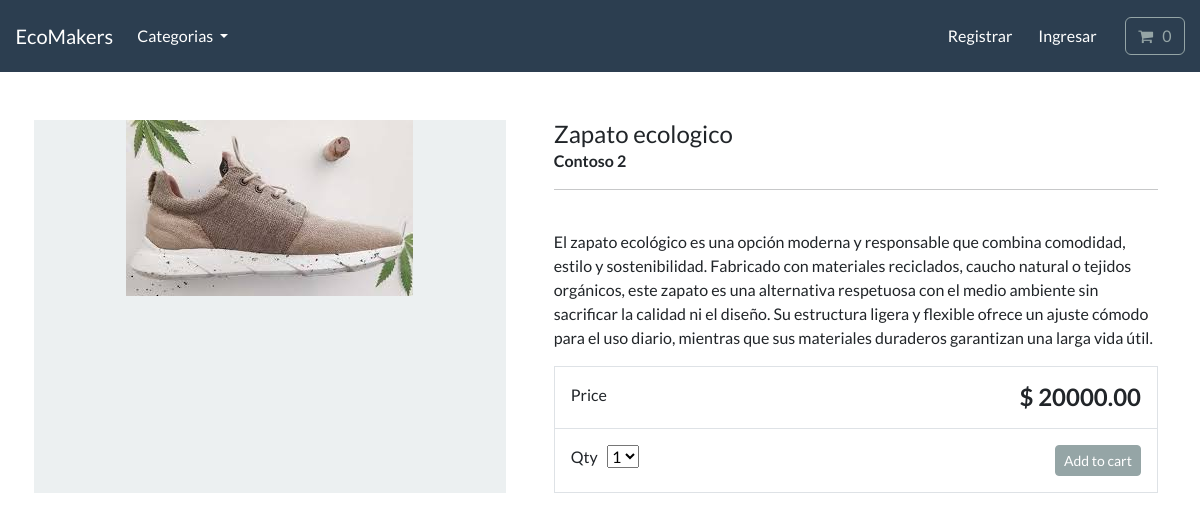
The page /product/zapato-ecologico/ on the database its author committed.
### store/models.py (models this page shows, shortened)
class Product(models.Model):
    category = models.ForeignKey(Category, related_name='product', on_delete=models.CASCADE, null=True)
    title = models.CharField(max_length=250)
    brand = models.CharField(max_length=250, default='un-branded')
    description = models.TextField(blank=True)
    slug = models.SlugField(max_length=255)
    price = models.DecimalField(max_digits=7, decimal_places=2)
    image = models.ImageField(upload_to='images/')
    class Meta:
        verbose_name_plural = 'products'

### store/views.py (the view)
# urls.py: path('product/<slug:product_slug>/',views.product_info, name='product-info'),
def product_info(request, product_slug):
    product = get_object_or_404(Product, slug=product_slug)
    context = {'product':product}
    return render(request, 'store/product-info.html', context)

### cart/cart.py (called while the page is built)
    def __len__(self):
        return sum(item['qty'] for item in self.cart.values())

### cart/context_processors.py (called while the page is built)
def cart(request):
    return {'cart': Cart(request)}

### store/models.py (called while the page is built)
    def get_absolute_url(self):
        return reverse('list-category', args=[self.slug])

### store/views.py (called while the page is built)
def categories(request):
    all_categories = Category.objects.all()
    return {'all_categories':all_categories}

### store/templates/store/product-info.html (shortened to what this page needs)
{% extends "./base.html" %}
{% load static %}
{% block content %}
<div class="container">
    <main class="pt-5">
        <div class="row g-3">
            <div class="col-md-5 col-lg-5 order-md-first bg-light">
                <img class="img-fluid mx-auto d-block" alt="Responsive image" src="{{ product.image.url }}">
            </div>
            <div class="col-md-7 col-lg-7 ps-md-3 ps-lg-5">
                <h1 class="mb-0 h4"> {{ product.title }}  </h1>
                <strong> {{ product.brand }} </strong>
                <hr>
                <br>
                <p> {{ product.description }} </p>
                <div class="border">
                    <div class="col border-bottom">
                        <div class="row p-3">
                            <div class="col-6"> Price </div>
                            <div class="col-6 text-end"><span class="h4 fw-bold">$ {{ product.price }} </span></div>
                        </div>
                    </div>
                    <div class="col">
                        <div class="row p-3">
                            <div class="col-6">
                                <label for="select">Qty</label>
                                <select id="select">
                                    <option value="1">1</option>
                                </select>
                            </div>
                            <div class="col-6 text-end">
                                <button type="button" id="add-button" value="{{product.id}}" class="btn btn-secondary btn-sm">
                                Add to cart
                                </button>
                            </div>
                        </div>
                    </div>
                </div>
            </div>
        </div>
    </main>
    <br>
</div>
{% endblock %}

### rows shown on the page
Product: image (picture), title "Zapato ecologico", brand "Contoso 2", description "El zapato ecológico es una opción moderna y responsable que combina comodidad, estilo y sostenibilidad. Fabricado con materiales reciclados, caucho natural o tejidos orgánicos, este zapato es una alternativa respetuosa con el medio ambiente sin sacrificar la calidad ni el diseño. Su estructura ligera y flexible ofrece un ajuste cómodo para el uso diario, mientras que sus materiales duraderos garantizan una larga vida útil.", price "20000.00"
